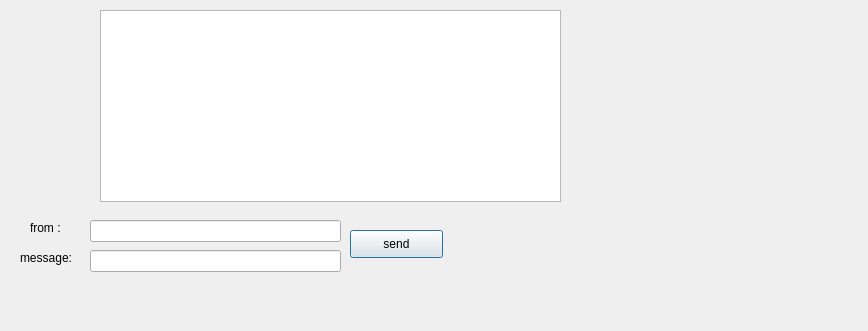
<?xml version="1.0" encoding="UTF-8"?>
<ui version="4.0">
 <class>message</class>
 <widget class="QDialog" name="message">
  <property name="geometry">
   <rect>
    <x>0</x>
    <y>0</y>
    <width>868</width>
    <height>331</height>
   </rect>
  </property>
  <property name="windowTitle">
   <string>Dialog</string>
  </property>
  <widget class="QLineEdit" name="messagetosend">
   <property name="geometry">
    <rect>
     <x>90</x>
     <y>250</y>
     <width>251</width>
     <height>22</height>
    </rect>
   </property>
  </widget>
  <widget class="QPushButton" name="send">
   <property name="geometry">
    <rect>
     <x>350</x>
     <y>230</y>
     <width>93</width>
     <height>28</height>
    </rect>
   </property>
   <property name="text">
    <string>send</string>
   </property>
  </widget>
  <widget class="QLineEdit" name="messageid">
   <property name="geometry">
    <rect>
     <x>90</x>
     <y>220</y>
     <width>251</width>
     <height>22</height>
    </rect>
   </property>
  </widget>
  <widget class="QLabel" name="label">
   <property name="geometry">
    <rect>
     <x>30</x>
     <y>220</y>
     <width>56</width>
     <height>16</height>
    </rect>
   </property>
   <property name="text">
    <string>from :</string>
   </property>
  </widget>
  <widget class="QLabel" name="label_2">
   <property name="geometry">
    <rect>
     <x>20</x>
     <y>250</y>
     <width>56</width>
     <height>16</height>
    </rect>
   </property>
   <property name="text">
    <string>message:</string>
   </property>
  </widget>
  <widget class="QTableView" name="tableView">
   <property name="geometry">
    <rect>
     <x>100</x>
     <y>10</y>
     <width>461</width>
     <height>192</height>
    </rect>
   </property>
  </widget>
 </widget>
 <resources/>
 <connections/>
</ui>
